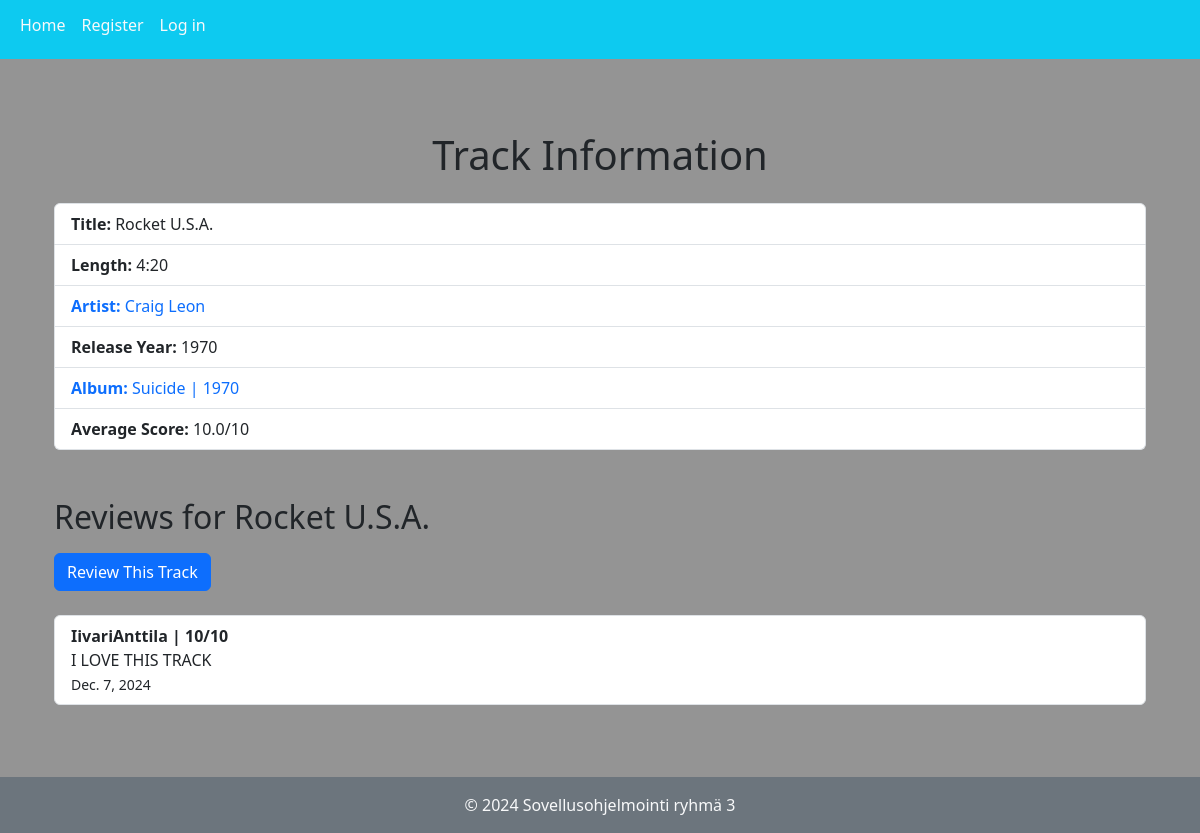
Screenshot of /tracks/3/ with the database file from the repository.
### music_app/models.py (models this page shows, shortened)
class Track(models.Model):
    name = models.CharField(max_length=300)
    length = models.IntegerField(default=0) # Length in seconds
    artist = models.ForeignKey(Artist, on_delete=models.CASCADE, null=True)
    album = models.ForeignKey(Album, on_delete=models.SET_NULL, null=True)
    release_year = models.IntegerField(default=1900,
                                       validators=[
                                           MaxValueValidator(datetime.datetime.now().year),
                                           MinValueValidator(1900)
                                       ])
    def get_length(self):
        minutes = self.length // 60
        seconds = self.length % 60
        result = f"{minutes}:{seconds:02}"
        return result
    def get_avg_score(self):
        reviews = Review.objects.filter(
            content_type= ContentType.objects.get_for_model(self),
            object_id=self.id)
        if len(reviews) == 0:
            return 0
        else:
            combined_sum = 0
            for review in reviews:
                combined_sum += review.rating
            return combined_sum / len(reviews)

class Artist(models.Model):
    name = models.CharField(max_length=100)
    def __str__(self):
        return self.name

class Album(models.Model):
    name = models.CharField(max_length=300)
    release_year = models.IntegerField(default=1900,
                    validators=[
                        MaxValueValidator(datetime.datetime.now().year),
                        MinValueValidator(1900)])
    date_added = models.DateField(auto_now_add=True)
    artist = models.ForeignKey(Artist, on_delete=models.CASCADE)

class Review(models.Model):
    content_type = models.ForeignKey(ContentType, on_delete=models.CASCADE) # Song or album?
    object_id = models.PositiveIntegerField() # ID of song or album
    target_object = GenericForeignKey('content_type', 'object_id')
    content = models.TextField()
    rating = models.IntegerField(default=0,
                                validators=[
                                    MaxValueValidator(10),
                                    MinValueValidator(0),
                                ])
    date_created = models.DateField(auto_now_add=True)
    is_public = models.BooleanField(default=False) # Public means other users can see this review
    creator = models.ForeignKey(User, on_delete=models.CASCADE)

### music_app/views.py (the view)
# urls.py: path('tracks/<int:track_id>/', views.track_details, name='track_details'),
def track_details(request, track_id):
    track = get_object_or_404(Track, id=track_id)
    reviews = filter_reviews(request, track)
    return render(request, 'music_app/track_details.html',
                  {'track': track, 'reviews': reviews})

### music_app/views.py (called while the page is built)
def filter_reviews(request, target_object):
    object_content_type = ContentType.objects.get_for_model(target_object)
    if request.user.is_authenticated:
        reviews = Review.objects.filter(
            content_type=object_content_type,
            object_id=target_object.id
        ).filter(
            Q(is_public=True) | Q(creator=request.user)
        ).distinct()
        user_review = reviews.filter(creator=request.user).first()
        if user_review:
            reviews = [user_review] + list(reviews.exclude(id=user_review.id))
    else:
        reviews = Review.objects.filter(
            content_type=object_content_type,
            object_id=target_object.id,
            is_public=True
        )
    return reviews

### music_app/templates/music_app/track_details.html (shortened to what this page needs)
{% extends "music_app/base.html" %}
{% block content %}
<div class="container my-5">
    <h1 class="text-center mb-4">Track Information</h1>
    <ul class="list-group mb-5">
        <li class="list-group-item">
            <strong>Title:</strong> {{ track.name }}
        </li>
        <li class="list-group-item">
            <strong>Length:</strong> {{ track.get_length }}
        </li>
        <li class="list-group-item">
            <strong><a href="{% url 'music_app:artist_albums' artist_id=track.artist.id %}" class="text-decoration-none">
                Artist:</strong> {{ track.artist }}
        </li>
        <li class="list-group-item">
            <strong>Release Year:</strong> {{ track.release_year }}
        </li>
        {% if track.album %}
        <li class="list-group-item">
            <strong><a href="{% url 'music_app:track_list' album_id=track.album.id %}" class="text-decoration-none">
                Album:</strong> {{ track.album.name }} | {{ track.album.release_year }}
        </li>
        {% else %}
        <li class="list-group-item">
            <strong>Album:</strong> None (Single)
        </li>
        {% endif %}
        <li class="list-group-item">
            <strong>Average Score:</strong> {{ track.get_avg_score }}/10
        </li>
    </ul>
    <h2 class="mt-5 mb-3">Reviews for {{ track.name }}</h2>
    <h3><a href="{% url 'music_app:add_review' type='track' obj_id=track.id %}" class="btn btn-primary mb-3">Review This Track</a></h3>
    <ul class="list-group">
        {% for review in reviews %}
        <li class="list-group-item">
            <strong>{{ review.creator }} | {{ review.rating }}/10</strong><br>
            {{ review.content }}<br>
            <small>{{ review.date_created }}</small>
        </li>
        {% endfor %}
    </ul>
</div>
{% endblock %}

### music_app/templates/music_app/base.html (style rules this page uses)
body { display: flex; flex-direction: column; min-height: 100vh; margin: 0; background-color: #949494 ; }

### rows the page displays
Track: name "Rocket U.S.A.", get_length "4:20", artist "Craig Leon", release_year "1970", album.name "Suicide", album.release_year "1970", get_avg_score "10.0"
Review: creator "IivariAnttila", rating "10", content "I LOVE THIS TRACK", date_created "Dec. 7, 2024"
